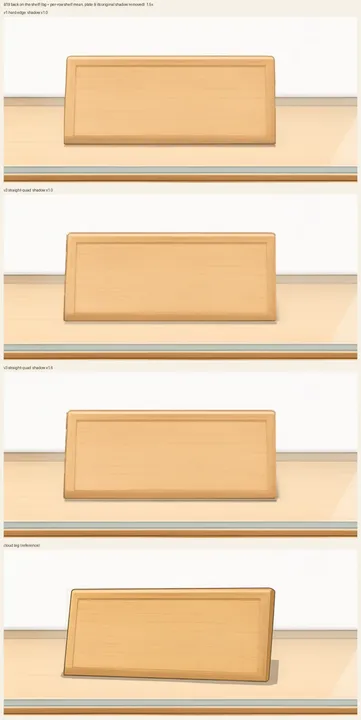
#> input picture production/qa/menu-b19/b19-onsheet.webp, 361 x 720 px, shrunk from 987 x 1970 before the run, given in place of qwen_image_30_pro.png, which was not available
$ python b19-cloud.py
#> lines starting #> are read from the running program, lines starting #| are printed output that depends on the picture; after the words box and inside, x2 and y2 are one past the last pixel; in counts of white or black regions, pixels touching at a corner belong together; pictures that were not available may be replaced by others from this repository, and a replacement may not be noted
### production/qa/menu-b19/b19_cutlib.py
#!/usr/bin/env python3
"""B19 共用判据：两条腿（本地 SAM2 / 云端 qwen 指令）必须用同一把尺子量。

三条硬要求各自量化，不靠目测：
  有透视     = 梯形比 = 顶行跨度 / 底行跨度（矩形 1.000；稿实测 0.979）
  有阴影     = 牌体外有影像素、且 alpha 按「相对局部基线的衰减」编码（乘性，非实心块）
  外轮廓平整 = 平边（顶/底）逐列边界偏差；斜边（左/右）先去透视斜率再量残差 RMS 与相邻行跳变
"""
import numpy as np
from PIL import Image

REF = 'games/beads/design/art/shots/menu-showcase-20261010/v1-mainmenu-final.png'
S = 750 / 1520                      # 稿 px → 设计 px
DEV_H = 160                         # 牌高 80 设计 px @2x
DRAFT_TRAP = 0.979                  # 稿上实测梯形比
DRAFT_FACE = (242.0, 195.0, 139.0)  # 稿上牌面中位色
DRAFT_PLATE = (576, 961, 1931, 2094)  # 牌体真值外框（稿 px，含顶描边）


def flat_h(mask, x0, x1, which):
    """平边（顶/底）：逐列取首/末真值行 → 去斜率 → (残差 RMS, 相邻列最大跳变) px。"""
    xs, ys = [], []
    for x in range(x0, x1):
        r = np.where(mask[:, x])[0]
        if len(r):
            xs.append(x)
            ys.append(r[0] if which == 'top' else r[-1])
    if len(xs) < 20:
        return float('nan'), 0
    x = np.asarray(xs, dtype=float)
    y = np.asarray(ys, dtype=float)
    k, b0 = np.polyfit(x, y, 1)
    d = y - (k * x + b0)
    return float(np.sqrt((d ** 2).mean())), int(np.abs(np.diff(y)).max())


def flat_v(mask, y0, y1, side):
    """斜边（左/右）：逐行取首/末真值列 → 去透视斜率 → (残差 RMS, 相邻行最大跳变) px。

    量顶边不行——梯形牌顶边本就水平，RMS 恒 0，证不了什么；斜边才是抖动暴露处。
    """
    xs, ys = [], []
    for y in range(y0, y1):
        c = np.where(mask[y])[0]
        if len(c):
            ys.append(y)
            xs.append(c[0] if side == 'l' else c[-1])
    if len(xs) < 20:
        return float('nan'), 0
    x = np.asarray(xs, dtype=float)
    y = np.asarray(ys, dtype=float)
    k, b0 = np.polyfit(y, x, 1)
    d = x - (k * y + b0)
    return float(np.sqrt((d ** 2).mean())), int(np.abs(np.diff(x)).max())


def edge_slope(mask, x0, x1, which):
    """顶/底边的平均斜度（度）。梯形比只说「上窄下宽」，说不了「牌是否歪着站」。"""
    xs, ys = [], []
    for x in range(x0, x1):
        r = np.where(mask[:, x])[0]
        if len(r):
            xs.append(x)
            ys.append(r[0] if which == 'top' else r[-1])
    if len(xs) < 20:
        return float('nan')
    k = np.polyfit(np.asarray(xs, dtype=float), np.asarray(ys, dtype=float), 1)[0]
    return float(np.degrees(np.arctan(k)))


def trap_ratio(opaque):
    """梯形比 = 顶行跨度 / 底行跨度（只用全不透明＝牌体，避免影层混入）。"""
    rows = np.where(opaque.any(1))[0]
    if len(rows) < 10:
        return float('nan'), 0, 0

    def ext(i):
        c = np.where(opaque[i])[0]
        return int(c.max() - c.min())
    t, b = ext(rows[3]), ext(rows[-4])
    return (t / max(b, 1)), t, b


def face_color(rgba):
    """牌面中位色：取不透明区中心 60%×60%，避开描边与影。"""
    al = np.asarray(rgba.split()[3])
    ys, xs = np.where(al == 255)
    if len(ys) < 100:
        return None
    y0, y1, x0, x1 = ys.min(), ys.max(), xs.min(), xs.max()
    sy = slice(int(y0 + (y1 - y0) * .2), int(y1 - (y1 - y0) * .2))
    sx = slice(int(x0 + (x1 - x0) * .2), int(x1 - (x1 - x0) * .2))
    px = np.asarray(rgba.convert('RGB'))[sy, sx].reshape(-1, 3)
    return np.median(px, 0).astype(float)


def shadow_report(rgba, plate_only):
    """影层读数：牌体外有影像素占比 + 峰值/均值不透明度（k = alpha/255，乘性编码）。"""
    al = np.asarray(rgba.split()[3])
    outside = (~plate_only) & (al > 0)
    n = int(outside.sum())
    if not n:
        return 0, 0.0, 0.0
    k = al[outside] / 255.0
    return n, float(k.mean()), float(np.percentile(k, 99))


def report(tag, rgba, plate_only, outdir, unit=164):
    """统一口径打印 + 落两张目检底（洋红看 alpha / 奶白看影）。

    unit：平整度归一基准（牌体高 px）。云端出图 2048²、稿只有 386×164，
    不归一的话两边 RMS 根本不可比。行/列带由 plate_only 自动推出。
    """
    al = np.asarray(rgba.split()[3])
    op = (al == 255)
    ys, xs = np.where(plate_only)
    py0, py1, px0, px1 = int(ys.min()), int(ys.max()) + 1, int(xs.min()), int(xs.max()) + 1
    ph = py1 - py0
    f = unit / max(ph, 1)                       # 归一到 unit px 高
    r = trap_ratio(op)
    ft, jt = flat_h(plate_only, px0 + 40, px1 - 40, 'top')
    fb, jb = flat_h(plate_only, px0 + 40, px1 - 40, 'bot')
    vl, kl = flat_v(plate_only, py0 + 25, py1 - 25, 'l')
    vr, kr = flat_v(plate_only, py0 + 25, py1 - 25, 'r')
    n, kmean, kpk = shadow_report(rgba, plate_only)
    fc = face_color(rgba)
    print(f'--- {tag} ---')
    print(f'  牌体 {ph}x{px1 - px0} 自出图 px → 宽高比 {(px1 - px0) / ph:.3f}（稿 '
          f'{(DRAFT_PLATE[1] - DRAFT_PLATE[0]) / (DRAFT_PLATE[3] - DRAFT_PLATE[2] + 1):.3f}）；'
          f'资产含影 {rgba.size[0]}x{rgba.size[1]}，'
          f'不透明 {op.mean()*100:.1f}% 半透明 {((al > 0) & (al < 255)).mean()*100:.2f}%')
    print(f'  [透视] 顶跨 {r[1]} / 底跨 {r[2]} → 梯形比 {r[0]:.3f}（稿 {DRAFT_TRAP}；1.000=已被矩形化）'
          f'；顶边斜度 {edge_slope(plate_only, px0 + 40, px1 - 40, "top"):+.2f}° / '
          f'底边 {edge_slope(plate_only, px0 + 40, px1 - 40, "bot"):+.2f}°')
    print(f'  [平整] 已归一到牌高 {unit} px：顶边 RMS {ft*f:.2f}/跳变 {jt*f:.1f} · '
          f'底边 {fb*f:.2f}/{jb*f:.1f} · 左斜边 {vl*f:.2f}/{kl*f:.1f} · 右斜边 {vr*f:.2f}/{kr*f:.1f}')
    print(f'  [阴影] 牌体外有影 {n} px（占牌面积 {n/(ph*(px1-px0))*100:.1f}%），'
          f'不透明度 均值 {kmean*100:.1f}% / p99 {kpk*100:.1f}%')
    if fc is not None:
        d = np.abs(fc - np.asarray(DRAFT_FACE)).max()
        print(f'  [风格] 牌面中位色 {fc.astype(int).tolist()} vs 稿 '
              f'{np.asarray(DRAFT_FACE).astype(int).tolist()} → 最大通道差 {d:.0f}')
    # 缩放必须走**预乘 alpha**：直接 resize RGBA 时，透明区 RGB=0 会被 LANCZOS 负瓣
    # 吸进半透边环 → 自己造一圈暗杂边。实测（v3a @2x）边环 5354 px RGB 均值
    # 偏移 -8.1/-6.1/-7.8，最暗 -131/-140/-170 灰阶；alpha 通道本身不受影响。
    pa = np.asarray(rgba.split()[3]).astype(np.float32) / 255.0
    premul = Image.fromarray(np.dstack([
        np.asarray(rgba.convert('RGB')).astype(np.float32) * pa[:, :, None],
        pa * 255]).astype(np.uint8))
    d2p = premul.resize((max(1, int(round(rgba.size[0] * S * 2))),
                         max(1, int(round(rgba.size[1] * S * 2)))), Image.LANCZOS)
    da = np.asarray(d2p.split()[3]).astype(np.float32) / 255.0
    dr = np.asarray(d2p.convert('RGB')).astype(np.float32)
    du = np.zeros_like(dr)
    np.divide(dr, np.maximum(da[:, :, None], 1e-3), out=du, where=da[:, :, None] > 1e-3)
    d2 = Image.fromarray(np.dstack([np.clip(du, 0, 255), da * 255]).astype(np.uint8), 'RGBA')
    d2.save(f'{outdir}/at2x.png')
    # 下游要复用本资产时必读这两张：重采样会改 alpha，拿 at2x 反推牌体掩码会把
    # 边界像素当成影（实测阴影均值从 12.5% 虚高到 25.9%）。
    rgba.save(f'{outdir}/source.png')
    Image.fromarray(plate_only.astype(np.uint8) * 255).save(f'{outdir}/plate-mask.png')
    for name, bg in (('magenta', (255, 0, 255, 255)), ('cream', (250, 247, 240, 255))):
        c = Image.new('RGBA', d2.size, bg)
        c.paste(d2, (0, 0), d2)
        c.convert('RGB').save(f'{outdir}/on-{name}.png')
    return {'trap': r[0], 'flat': (ft * f, fb * f, vl * f, vr * f), 'shadow_px': n}

### production/qa/menu-b19/b19-cloud.py
#!/usr/bin/env python3
"""B19 云端腿：qwen-image-3.0-pro 指令「背景填纯白」→ 本地按**色相**分离牌体/影 → 共用判据。

为什么不走现成的分割 API：百炼没有通用物体抠图（人像分割/擦除补全/指令编辑都不干这事），
VIAPI SegmentCommonImage 官方文档明写「不适用于卡通图」→ 手绘稿不适用。
所以云端腿 = 模型出白底图 + 本地色键，模型只负责「把影画出来」这一件它擅长的事。

色键依据（实测非白 117.9 万 px 按亮度分档后的 R−B 中位）：
  L<120 → sat 30–95（深棕描边）｜L120–210 → sat ~114（木面）｜L240–252 → sat ~6（浅灰影）
→ 牌体 = sat>25 或 L<170；影 = 剩下的非白中性区。
⚠ 不能只拿 sat>40 当牌体：描边环会被划成背景，而环与背景同为 0、连通，
  四角灌水会连环一起灌掉（实测回填洞 = 0 px 就是这个信号）。
"""
import os
import numpy as np
from PIL import Image, ImageDraw, ImageFilter

import b19_cutlib as lib

SRC = 'temp/dashscope-out/custom/qwen_image_30_pro.png'
OUT = 'temp/b19-cloud'
os.makedirs(OUT, exist_ok=True)

im = Image.open(SRC).convert('RGB')
#> im is the input picture: PIL image 361x720 RGB; mean R, G, B 238.3, 215.3, 186.1
A = np.asarray(im).astype(np.float32)
L = A.mean(2)
sat = A[:, :, 0] - A[:, :, 2]
print(f'云端出图 {im.size} RGB（无 alpha）；四角 L {[int(L[0,0]),int(L[0,-1]),int(L[-1,0]),int(L[-1,-1])]}')
#| 云端出图 (361, 720) RGB（无 alpha）；四角 L [237, 239, 243, 238]

# ① 牌体 = 木色或深棕描边；洞（牌内低饱和浅色斑）用四角灌水找回来
solid = ((sat > 25) | (L < 170)).astype(np.uint8) * 255
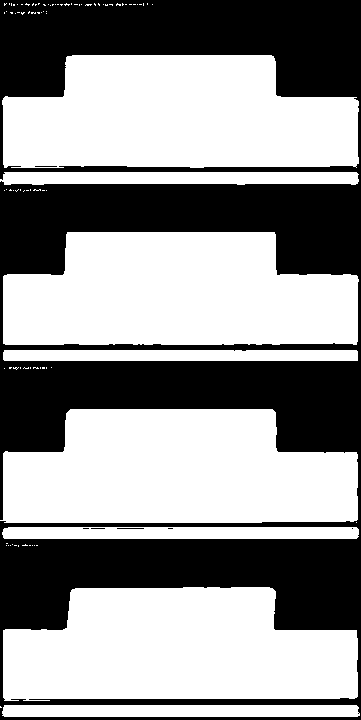
#> solid: shape (720, 361); 58.4% white; 7 black regions (4 under 20 px), largest, box (x1, y1, x2, y2) and area: (0, 0, 361, 720) 107975, (117, 528, 144, 529) 27, (35, 166, 57, 167) 22
si = Image.fromarray(solid).convert('L')            # fromarray 返 readonly，不 convert 灌入会静默丢
w, h = si.size
#> w = 361; h = 720
for c in ((0, 0), (w - 1, 0), (0, h - 1), (w - 1, h - 1)):
    ImageDraw.floodfill(si, c, 128, thresh=64)      # 可达的 0 ＝ 背景
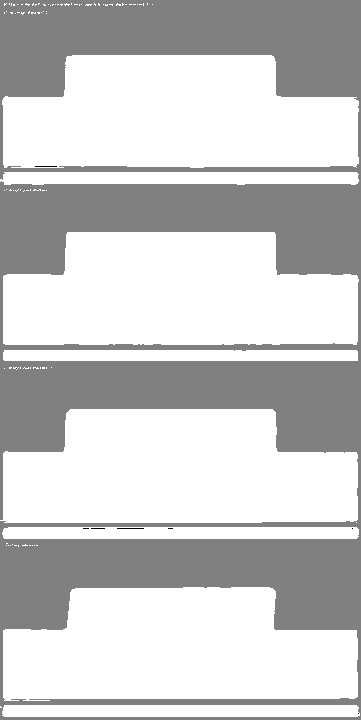
#> si: PIL image 361x720 L; min 0, max 255, mean 202.2
b = np.asarray(si).copy()                           # np.asarray 是只读视图
holes = int(((b == 0)).sum())
#> holes = 77
plate = (b != 128)                                  # 背景（可达 0）排除，其余（牌体+洞）算实体
#> plate: shape (720, 361) bool; 58.5% white; 1 black region, box (x1, y1, x2, y2) and area: (0, 0, 361, 720) 107973
print(f'  牌体 {int(plate.sum())} px，其中回填洞 {holes} px')
#|   牌体 151947 px，其中回填洞 77 px

# ② 影 = 牌体外、非白，且必须贴着牌（远离牌的非白点多是压缩噪声）
near = np.asarray(Image.fromarray(plate.astype(np.uint8) * 255).filter(ImageFilter.MaxFilter(121))) > 127
#> near: shape (720, 361) bool; 99.6% white; 1 black region, box (x1, y1, x2, y2) and area: (335, 0, 361, 37) 920
shadow = (~plate) & near & (L < 252)
#> shadow: shape (720, 361) bool; 41.1% white; 4 white regions (3 under 20 px), largest, box (x1, y1, x2, y2) and area: (0, 0, 361, 720) 106706
k = np.clip(1.0 - L / 255.0, 0.0, 1.0)              # 白底上：黑+alpha 可精确还原观测亮度
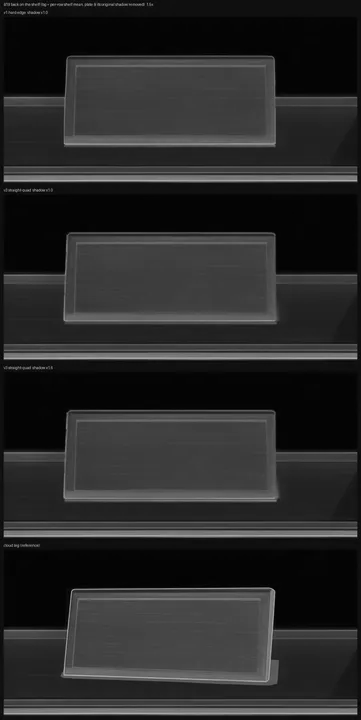
#> k: shape (720, 361) float32; min 0, max 0.699, mean 0.164
print(f'  影 {int(shadow.sum())} px（占牌面积 {shadow.sum() / plate.sum() * 100:.1f}%），'
      f'峰 k={k[shadow].max():.3f} 均值 k={k[shadow].mean():.3f}')
#|   影 106721 px（占牌面积 70.2%），峰 k=0.333 均值 k=0.048
# 影落在哪一侧：与稿（牌底 + 右下）对得上才算「抠对了」而不是「模型自己发挥了」
ys, xs = np.where(plate)
sy, sx = np.where(shadow)
quad = {'底': int(((sy > ys.max()) ).sum()), '右': int(((sx > xs.max())).sum()),
        '顶': int((sy < ys.min()).sum()), '左': int((sx < xs.min()).sum()),
        '牌内环带': int(((sy >= ys.min()) & (sy <= ys.max()) & (sx >= xs.min()) & (sx <= xs.max())).sum())}
#> quad = {'底': 1083, '右': 683, '顶': 1006, '左': 0, '牌内环带': 103952}
print(f'  影分布（相对牌体外框）{quad} → 稿上实测为「牌底 5px 深 + 右下浅裙边，顶/左无影」')
#|   影分布（相对牌体外框）{'底': 1083, '右': 683, '顶': 1006, '左': 0, '牌内环带': 103952} → 稿上实测为「牌底 5px 深 + 右下浅裙边，顶/左无影」

# ③ 合成：牌体＝模型原色不透明；影＝纯黑 + alpha（与本地腿同一编码，才可比）
rgb = np.where(shadow[:, :, None], 0.0, A).astype(np.uint8)
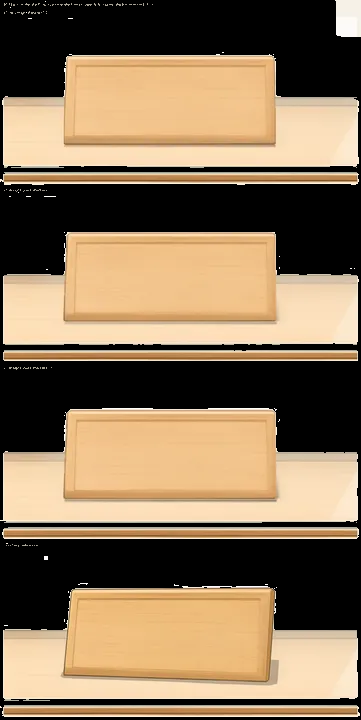
#> rgb: shape (720, 361, 3); mean R, G, B 137.3, 115.3, 88
ph = int(ys.max() - ys.min() + 1)
#> ph = 714
feather = np.asarray(Image.fromarray(plate.astype(np.uint8) * 255).filter(
    ImageFilter.GaussianBlur(0.6 * ph / 164)))      # 羽化随出图尺度放大，否则两条腿不可比
a_u8 = np.where(plate, 255, np.where(shadow, (k * 255).astype(np.uint8), feather))
# ⚠ 一定要用 shadow 门住：直接拿全图 k 会连远处的压缩噪声（L≈240 → alpha≈15）一起当影，
#   资产外框会从牌高 734 px 胀到 1368 px。
rgba = Image.fromarray(np.dstack([rgb, a_u8]))
bb = np.asarray(rgba.split()[3]) > 4
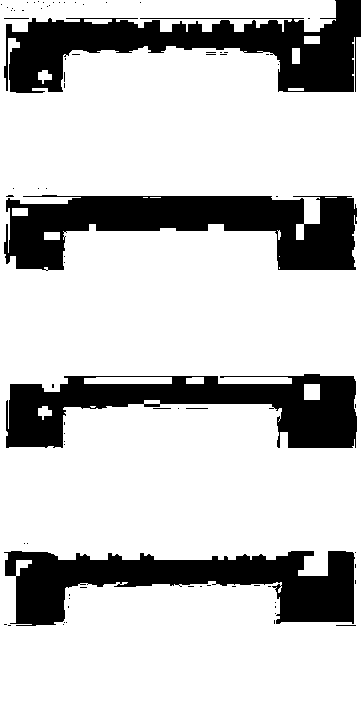
#> bb: shape (720, 361) bool; 77.6% white; 78 black regions (71 under 20 px), largest, box (x1, y1, x2, y2) and area: (4, 195, 357, 271) 15662, (4, 0, 361, 93) 14968, (4, 551, 355, 626) 13959
by, bx = np.where(bb)
rgba = rgba.crop((int(bx.min()), int(by.min()), int(bx.max()) + 1, int(by.max()) + 1))
plate_c = plate[by.min():by.max() + 1, bx.min():bx.max() + 1]

lib.report('云端腿 qwen-image-3.0-pro 白底 + 本地色键', rgba, plate_c, OUT)
#> in report, `py0, py1, px0, px1 = int(ys.min()), int(ys.max()) + 1, int(xs.min()), ..`: py0 = 3; py1 = 717; px0 = 0; px1 = 360
#> in report, `ph = py1 - py0`: ph = 714
#> in report, `f = unit / max(ph, 1)`: f = 0.23
#> in trap_ratio, `rows = np.where(opaque.any(1))[0]`: rows = 519 values from 3 to 716
#> in ext, `c = np.where(opaque[i])[0]`: c = [6, 29, 43, 46]
#> in trap_ratio, `t, b = ext(rows[3]), ext(rows[-4])`: t = 40; b = 357
#> in report, `r = trap_ratio(op)`: r = (0.112, 40, 357)
#> after the loop in flat_h, `for x in range(x0, x1):`: xs = 280 values from 40 to 319; ys = 280 values, max 97 at index 0, min 3 at index 26, mean 50.44
#> in flat_h, `x = np.asarray(xs, dtype=float)`: x = 280 values from 40 to 319
#> in flat_h, `y = np.asarray(ys, dtype=float)`: y has the same summary as ys
#> in flat_h, `k, b0 = np.polyfit(x, y, 1)`: k = 0.257; b0 = 4.23
#> in flat_h, `d = y - (k * x + b0)`: d = 280 values, max 82.47 at index 0, min -39.36 at index 112, mean 1.79e-14
#> in report, `ft, jt = flat_h(plate_only, px0 + 40, px1 - 40, 'top')`: ft = 22.71; jt = 93
#> in report, `fb, jb = flat_h(plate_only, px0 + 40, px1 - 40, 'bot')`: fb = 2.8e-13; jb = 0
#> after the loop in flat_v, `for y in range(y0, y1):`: xs = 491 values, max 183 at index 386, min 0 at index 120, mean 24.91; ys = 491 values from 55 to 691
#> in flat_v, `x = np.asarray(xs, dtype=float)`: x has the same summary as xs
#> in flat_v, `k, b0 = np.polyfit(y, x, 1)`: k = -0.012; b0 = 29.37
#> in flat_v, `d = x - (k * y + b0)`: d = 491 values, max 160.7 at index 386, min -27.21 at index 120, mean 5.79e-15
#> in report, `vl, kl = flat_v(plate_only, py0 + 25, py1 - 25, 'l')`: vl = 30.56; kl = 165
#> in report, `vr, kr = flat_v(plate_only, py0 + 25, py1 - 25, 'r')`: vr = 57.16; kr = 349
#> in shadow_report, `outside = (~plate_only) & (al > 0)`:
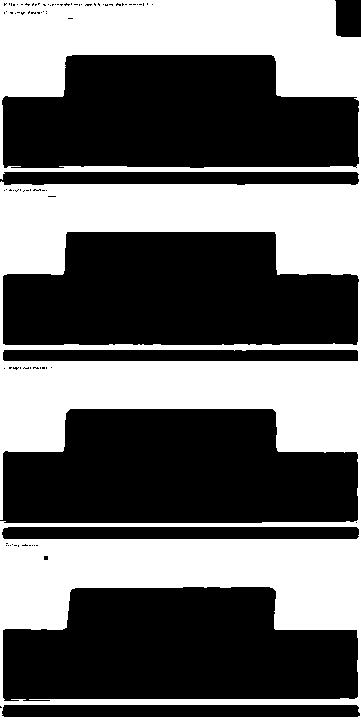
#> outside: shape (720, 361) bool; 41.2% white; 1 white region, box (x1, y1, x2, y2) and area: (0, 0, 361, 720) 107024
#> in shadow_report, `n = int(outside.sum())`: n = 107024
#> in report, `n, kmean, kpk = shadow_report(rgba, plate_only)`: kmean = 0.0453; kpk = 0.302
#> in face_color, `y0, y1, x0, x1 = ys.min(), ys.max(), xs.min(), xs.max()`: y0 = 3; y1 = 716; x0 = 0; x1 = 359
#> in report, `fc = face_color(rgba)`: fc = [224, 181, 131]
#|   牌体 714x360 自出图 px → 宽高比 0.504（稿 2.348）；资产含影 361x720，不透明 58.5% 半透明 41.18%
#> after the loop in edge_slope, `for x in range(x0, x1):`: xs = 280 values from 40 to 319; ys = 280 values, max 97 at index 0, min 3 at index 26, mean 50.44
#> in edge_slope, `k = np.polyfit(np.asarray(xs, dtype=float), np.asarray(ys, dtype=float..`: k = 0.257
#|   [透视] 顶跨 40 / 底跨 357 → 梯形比 0.112（稿 0.979；1.000=已被矩形化）；顶边斜度 +14.44° / 底边 -0.00°
#|   [平整] 已归一到牌高 164 px：顶边 RMS 5.22/跳变 21.4 · 底边 0.00/0.0 · 左斜边 7.02/37.9 · 右斜边 13.13/80.2
#|   [阴影] 牌体外有影 107024 px（占牌面积 41.6%），不透明度 均值 4.5% / p99 30.2%
#> in report, `d = np.abs(fc - np.asarray(DRAFT_FACE)).max()`: d = 18
#|   [风格] 牌面中位色 [224, 181, 131] vs 稿 [242, 195, 139] → 最大通道差 18
#> the loop in report, `for name, bg in (('magenta', (255, 0, 255, 255)), ('cream', (250, 247,..` made 2 passes
#> pass 1, in report, `c.convert('RGB').save(f'{outdir}/on-{name}.png')`:
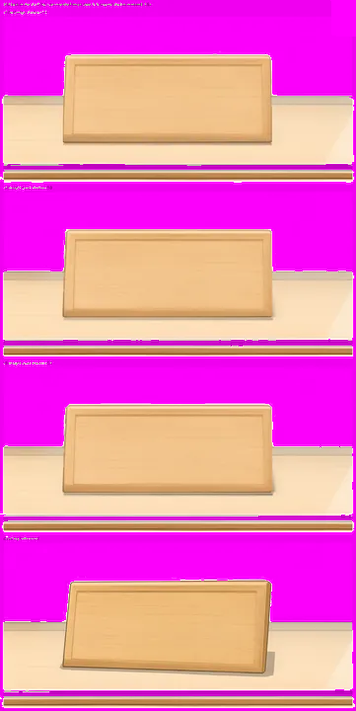
#> saved as on-magenta.png: PIL image 356x711 RGB; mean R, G, B 239, 115.6, 189.8

# ④ 风格漂移独立读数：本地腿那行按构造必为 0（RGB 直接取稿像素，自证），只有这里有意义
fc = lib.face_color(rgba)
#> fc = [224, 181, 131]
print(f'  [风格独立核] 牌面中位色 {fc.astype(int).tolist()} vs 稿 '
      f'{np.asarray(lib.DRAFT_FACE).astype(int).tolist()} → 最大通道差 '
      f'{np.abs(fc - np.asarray(lib.DRAFT_FACE)).max():.0f} 灰阶'
      f'（本地腿同项为 0 属自证，不可与本行直接比高下）')
#|   [风格独立核] 牌面中位色 [224, 181, 131] vs 稿 [242, 195, 139] → 最大通道差 18 灰阶（本地腿同项为 0 属自证，不可与本行直接比高下）
